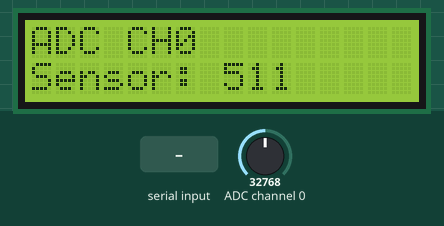
Recording of a program running on a simulated Raspberry Pi Pico running MicroPython. Shown: 16×2 character LCD. The inputs (shaded band) are chosen by the test bench; at power-on: ADC channel 0 = 32768 (analog values on the 0–65535 scale). Library files of the repository ran but are not shown: i2c_lcd.py; what the program prints to the serial console is not drawn.

Above: at 1.9 s.
2.0 s: "A\n" received over the second serial link
At 4.2 s:
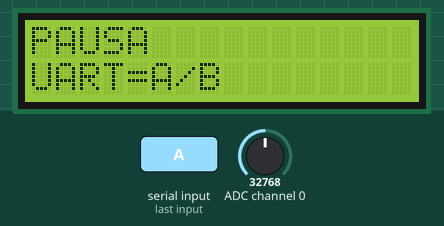
4.7 s: "B\n" received over the second serial link
At 5.24 s:
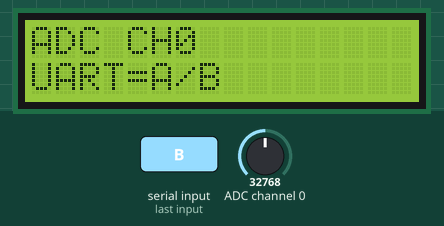
6.8 s: ADC channel 0 set to 45874
At 8.6 s:
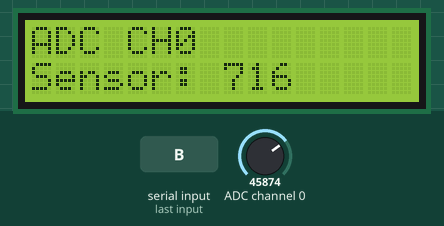
9.1 s: ADC channel 0 set to 57670
At 10.8 s:
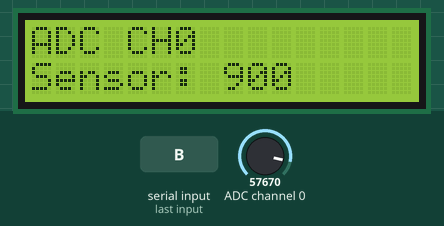
11.5 s: ADC channel 0 set to 65535
At 13.1 s:
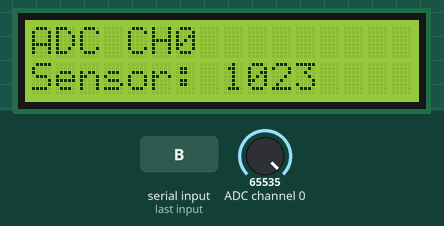
Timing chart, 0 to 14.6 s (numbered marks = the images above; inputs shaded):
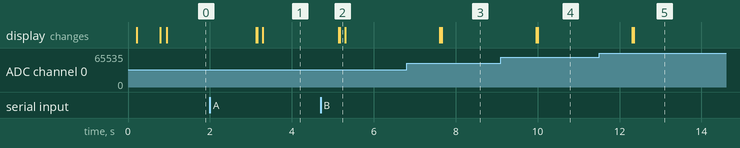

Measured:
- after the input at 2.0 s, the display: first changes after 1.1 s (image 1 shows a later state)
- after the input at 4.7 s, the display: first changes after 0.45 s (image 2 shows a later state)
- after the input at 6.8 s, the display: first changes after 0.82 s (image 3 shows a later state)
- after the input at 9.1 s, the display: first changes after 0.86 s (image 4 shows a later state)
- after the input at 11.5 s, the display: first changes after 0.81 s (image 5 shows a later state)

The program:

main.py
```python
from machine import Pin, SPI, I2C, UART
from time import sleep_ms
from i2c_lcd import I2cLcd

# ---- SPI (MCP3008) ----
spi = SPI(0, baudrate=1_000_000, polarity=0, phase=0, sck=Pin(18), mosi=Pin(19), miso=Pin(16))
cs = Pin(17, Pin.OUT, value=1)

# ---- I2C (LCD 16x2) ----
i2c = I2C(0, sda=Pin(4), scl=Pin(5), freq=400_000)

# Auto-detect LCD I2C address (commonly 0x27 or 0x3F)
_scan = i2c.scan()
print("I2C scan:", _scan)
if 0x27 in _scan:
    LCD_ADDR = 0x27
elif 0x3F in _scan:
    LCD_ADDR = 0x3F
else:
    LCD_ADDR = _scan[0] if _scan else 0x27

print("LCD_ADDR:", hex(LCD_ADDR))

lcd = None
try:
    lcd = I2cLcd(i2c, LCD_ADDR, 2, 16)
except Exception as e:
    print("LCD init failed:", e)

# ---- UART (Serial Monitor) ----
uart = UART(0, baudrate=115200, tx=Pin(0), rx=Pin(1))

paused = False


def read_adc(channel=0):
    if channel < 0 or channel > 7:
        return 0
    tx = bytearray(3)
    rx = bytearray(3)
    tx[0] = 0x01
    tx[1] = (0x08 | channel) << 4
    tx[2] = 0x00
    cs(0)
    spi.write_readinto(tx, rx)
    cs(1)
    value = ((rx[1] & 0x03) << 8) | rx[2]
    return value


def handle_uart():
    global paused
    if uart.any():
        b = uart.read(1)
        if b == b'A':
            paused = True
        elif b == b'B':
            paused = False


def lcd_write(line1, line2):
    if lcd is None:
        return
    lcd.move_to(0, 0)
    lcd.putstr((line1 + " " * 16)[:16])
    lcd.move_to(0, 1)
    lcd.putstr((line2 + " " * 16)[:16])


lcd_write("SPI/I2C/UART", "Listo")
sleep_ms(500)

while True:
    handle_uart()

    if paused:
        lcd_write("PAUSA", "UART=A/B")
        uart.write(b"PAUSED\n")
        sleep_ms(500)
        continue

    adc = read_adc(0)
    msg = "Sensor: {}".format(adc)

    lcd_write("ADC CH0", msg)
    uart.write((msg + "\n").encode())

    sleep_ms(1000)
```
